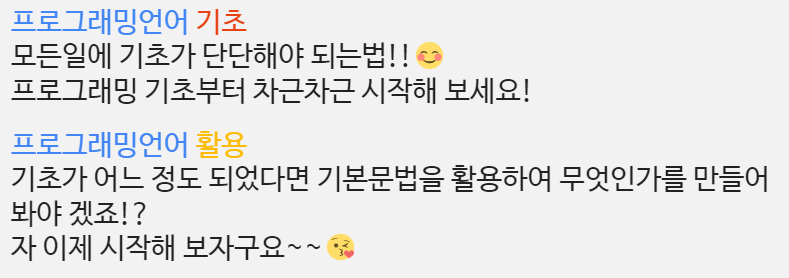
#> input picture 파이썬 기초활용편/27.문자인식/project/image/image.png, 789 x 278 px
$ python main_using_cv2_02.py
#> lines starting #> are read from the running program, lines starting #| are printed output that depends on the picture; after the words box and inside, x2 and y2 are one past the last pixel; in counts of white or black regions, pixels touching at a corner belong together
import cv2
import numpy as np
import pytesseract

#pip install opencv-python
class find_text():
    path = {
        'tesseract': r'C:\\Program Files\\Tesseract-OCR\\tesseract',
        'output': './result/receipt_output_02.jpg'
    }
###############################################################################
    def __init__(self):
        self.img = cv2.imread("./image/image.png")
#> self.img is the input picture: shape (278, 789, 3); mean B, G, R 227.9, 227.6, 227.4
###############################################################################
    def showOnlyOneColor(self,rgb_key):
        out_path = self.path['output']
        img = self.img
        # cv2.imshow("OneColor clone", img)
        r = int(rgb_key[0])
        g = int(rgb_key[1])
        b = int(rgb_key[2])
        rgb_low = np.array([r-1, g-1, b-1])
        rgb_high = np.array([r, g, b])
        mask = cv2.inRange(img, rgb_low, rgb_high)
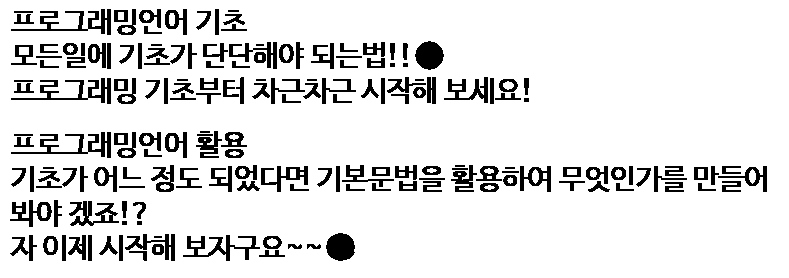
#> mask: shape (278, 789); 88.3% white; 175 black regions (3 under 20 px), largest, box (x1, y1, x2, y2) and area: (11, 9, 111, 35) 746, (11, 78, 111, 104) 746, (11, 132, 111, 158) 746
        # cv2.imshow("OneColor mask", mask)
        cv2.imwrite(out_path, mask)
        # cv2.waitKey(0)
###############################################################################
    def get_text(self):
        path_img = self.path['output']
        pytesseract.pytesseract.tesseract_cmd = self.path['tesseract']
        config = ('-l kor+eng --oem 3 --psm 11')
#> (the run stopped early here; a loop or call above may not have finished)
